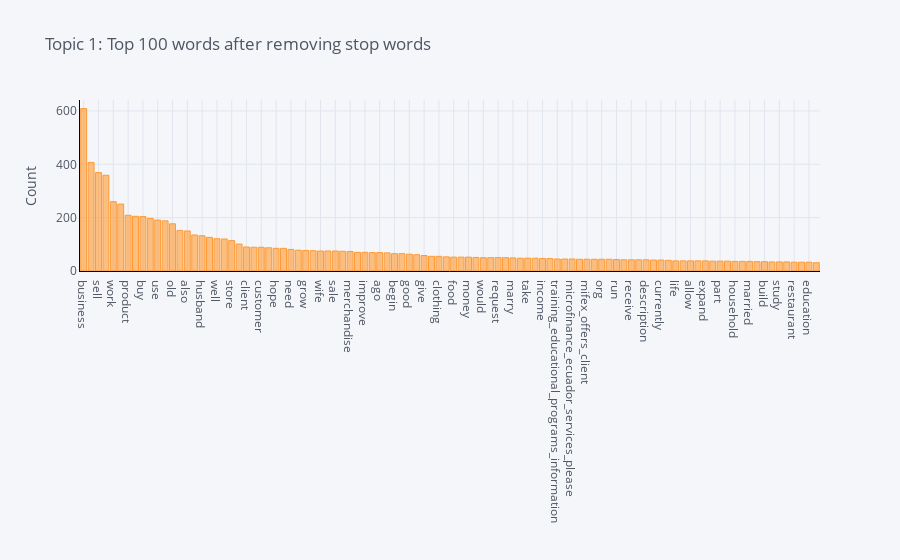

Source (notebook cell):
### Markdown cell above
## Distribuição de frequência do tópico 1

`plot_model` também pode ser usado para analizar os mesmos gráficos para tópicos específicos. Para gerar gráficos no escopo de um tópico, a funcão requer que um modelo seja passado como argumento. No exemplo abaixo, gerou-se a distribuição de frequência no `Topic 1`, como foi definido no parâmetro `topic_num`.

### Code cell
plot_model(lda, plot = 'frequency', topic_num = 'Topic 1')

### Figure 1 — Plotly figure (JSON) as saved in the notebook; plotly's stock layout.template omitted (floating-point values rounded to 4 significant figures)
{"data": [{"name": "count", "text": "", "y": [609, 407, 369, 359, 260, 251, 209, 205, 204, 197, 191, 188, 177, 152, 150, 135, 132, 126, 121, 120, 114, 101, 90, 89, 89, 87, 85, 85, 81, 78, 77, 76, 75, 75, 75, 74, 73, 70, 70, 69, 69, 68, 65, 65, 63, 61, 58, 55, 55, 53, 52, 52, 52, 51, 50, 50, 50, 50, 49, 48, 48, 48, 47, 47, 45, 45, 45, 44, 44, 44, 44, 44, 43, 42, 42, 42, 42, 41, 41, 40, 38, 38, 38, 38, 38, 37, 37, 37, 36, 36, 36, 35, 35, 34, 34, 34, 33, 33, 33, 31], "marker": {"color": "rgba(255, 153, 51, 0.6)", "line": {"color": "rgba(255, 153, 51, 1.0)", "width": 1}}, "x": ["business", "loan", "sell", "year", "work", "child", "product", "home", "buy", "help", "use", "make", "old", "start", "also", "family", "husband", "able", "well", "order", "store", "invest", "client", "live", "customer", "purchase", "hope", "increase", "need", "want", "grow", "first", "wife", "school", "sale", "small", "merchandise", "new", "improve", "provide", "ago", "continue", "begin", "item", "good", "offer", "give", "house", "clothing", "son", "food", "second", "money", "time", "would", "experience", "request", "goal", "marry", "capital", "take", "open", "income", "day", "training_educational_programs_information", "go", "microfinance_ecuador_services_please", "clothe", "mifex_offers_client", "save", "org", "mifex_org_www_mifex", "run", "service", "receive", "people", "description", "shop", "currently", "investment", "life", "daughter", "allow", "mother", "expand", "job", "part", "profit", "household", "market", "married", "area", "build", "quality", "study", "cosmetic", "restaurant", "demand", "education", "community"], "type": "bar", "orientation": "v"}], "layout": {"title": {"text": "Topic 1: Top 100 words after removing stop words", "font": {"color": "#4D5663"}}, "paper_bgcolor": "#F5F6F9", "plot_bgcolor": "#F5F6F9", "yaxis": {"tickfont": {"color": "#4D5663"}, "title": {"text": "Count", "font": {"color": "#4D5663"}}, "showgrid": true, "zerolinecolor": "#E1E5ED", "gridcolor": "#E1E5ED", "linecolor": "black"}, "xaxis": {"tickfont": {"color": "#4D5663"}, "title": {"text": "", "font": {"color": "#4D5663"}}, "showgrid": true, "zerolinecolor": "#E1E5ED", "gridcolor": "#E1E5ED", "linecolor": "black"}, "legend": {"bgcolor": "#F5F6F9", "font": {"color": "#4D5663"}}}}
